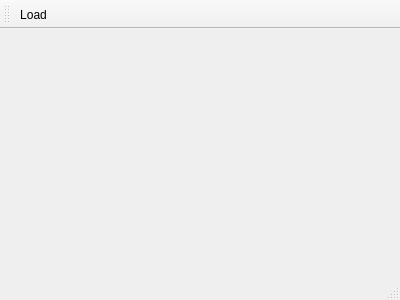
<?xml version="1.0" encoding="UTF-8"?>
<ui version="4.0">
 <class>MainWindow</class>
 <widget class="QMainWindow" name="MainWindow">
  <property name="geometry">
   <rect>
    <x>0</x>
    <y>0</y>
    <width>400</width>
    <height>300</height>
   </rect>
  </property>
  <property name="windowTitle">
   <string>MainWindow</string>
  </property>
  <widget class="QWidget" name="centralWidget"/>
  <widget class="QToolBar" name="mainToolBar">
   <attribute name="toolBarArea">
    <enum>TopToolBarArea</enum>
   </attribute>
   <attribute name="toolBarBreak">
    <bool>false</bool>
   </attribute>
   <addaction name="actionLoad"/>
  </widget>
  <widget class="QStatusBar" name="statusBar"/>
  <action name="actionLoad">
   <property name="text">
    <string>Load</string>
   </property>
  </action>
 </widget>
 <layoutdefault spacing="6" margin="11"/>
 <resources/>
 <connections/>
</ui>
